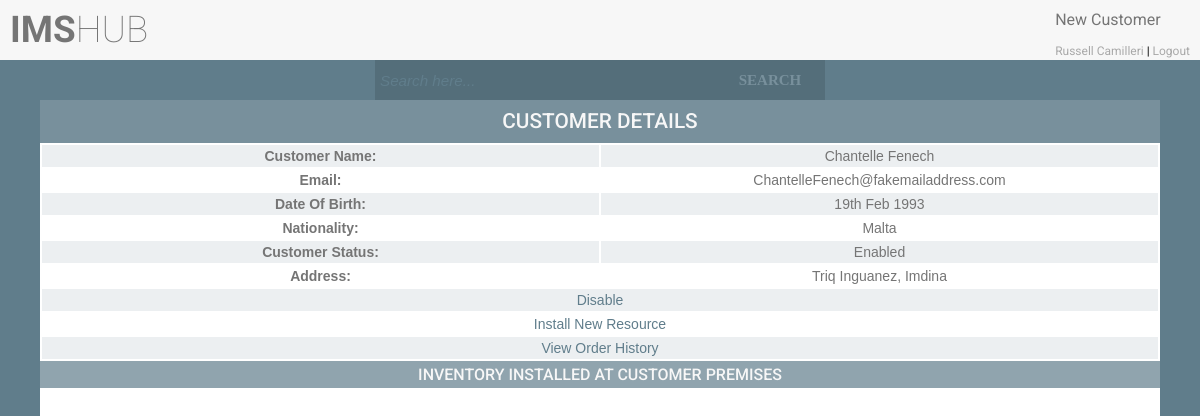
The page /viewCustomerDetails.php?id=2 (signed in) on the database its author committed.
### tables this page shows
CREATE TABLE `users` (
  `uid` int(11) NOT NULL AUTO_INCREMENT,
  `name` varchar(50) NOT NULL,
  `surname` varchar(50) NOT NULL,
  `email` varchar(50) NOT NULL,
  `username` varchar(30) NOT NULL,
  `password` varchar(100) NOT NULL,
  `salt` varchar(32) NOT NULL,
  `user_type_id` int(11) NOT NULL,
  `user_status_id` int(11) NOT NULL,
  `resource_location_id` int(11) DEFAULT NULL,
  PRIMARY KEY (`uid`),
  UNIQUE KEY `uq_email` (`email`),
  UNIQUE KEY `uq_username` (`username`),
  KEY `fk_user_type_id` (`user_type_id`),
  KEY `fk_user_status_id` (`user_status_id`),
  CONSTRAINT `fk_user_status_id` FOREIGN KEY (`user_status_id`) REFERENCES `user_statuses` (`user_status_id`),
  CONSTRAINT `fk_user_type_id` FOREIGN KEY (`user_type_id`) REFERENCES `user_types` (`user_type_id`)
);

CREATE TABLE `customer_accounts` (
  `customer_account_id` int(11) NOT NULL AUTO_INCREMENT,
  `customer_name` varchar(50) NOT NULL,
  `customer_surname` varchar(50) NOT NULL,
  `customer_email` varchar(100) NOT NULL,
  `customer_dob` date NOT NULL,
  `street_id` int(11) NOT NULL,
  `town_id` int(11) NOT NULL,
  `nationality_id` int(11) NOT NULL,
  `customer_account_status_id` int(11) NOT NULL,
  PRIMARY KEY (`customer_account_id`),
  UNIQUE KEY `uq_customer_email` (`customer_email`),
  KEY `fk_nationality_id` (`nationality_id`),
  KEY `fk_customer_account_status_id` (`customer_account_status_id`),
  KEY `ix_name` (`customer_name`),
  KEY `ix_surname` (`customer_surname`),
  KEY `fk_street_id_idx` (`street_id`),
  CONSTRAINT `fk_customer_account_status_id` FOREIGN KEY (`customer_account_status_id`) REFERENCES `customer_account_statuses` (`customer_account_status_id`),
  CONSTRAINT `fk_nationality_id` FOREIGN KEY (`nationality_id`) REFERENCES `nationalities` (`nationality_id`)
);

CREATE TABLE `nationalities` (
  `nationality_id` int(11) NOT NULL AUTO_INCREMENT,
  `nationality` varchar(50) NOT NULL,
  PRIMARY KEY (`nationality_id`),
  UNIQUE KEY `uq_nationality` (`nationality`)
);

CREATE TABLE `customer_account_statuses` (
  `customer_account_status_id` int(11) NOT NULL AUTO_INCREMENT,
  `customer_account_status` varchar(50) NOT NULL,
  PRIMARY KEY (`customer_account_status_id`),
  UNIQUE KEY `uq_customer_account_status` (`customer_account_status`)
);

### classes/config.php (called while the page is built)
<?php
class config
{
    public static function get($path = null)
    {
        if ($path) {
            $config = $GLOBALS['config'];
            $path = explode('/', $path);
            foreach ($path as $bit) {
                if (isset($config[$bit])) {
                    $config = $config[$bit];
                }
            }
            return $config;
        }
        return false;
    }
}

### classes/db.php (called while the page is built, shortened)
<?php
class db
{
    private static $_instance = null;
    private $_pdo,
            $_query,
            $_error = false,
            $_results,
            $_count = 0;
    private function __construct()
    {
        try {
            $this->_pdo = new PDO('mysql:host=' . config::get('mysql/host') . ';dbname=' . config::get('mysql/db'), config::get('mysql/username'), config::get('mysql/password'));
        } catch (PDOException $e) {
            die($e->getMessage());
        }
    }
    public static function getInstance()
    {
        if (!isset(self::$_instance)) {
            self::$_instance = new db();
        }
        return self::$_instance;
    }
    public function query($sql, $params = array())
    {
        $this->_error = false;
        if ($this->_query = $this->_pdo->prepare($sql)) {
            $x = 1;
            if (count($params)) {
                foreach ($params as $param) {
                    $this->_query->bindValue($x, $param);
                    $x++;
                }
            }
            if ($this->_query->execute()) {
                $this->_results = $this->_query->fetchAll(PDO::FETCH_OBJ);
                $this->_count = $this->_query->rowCount();
            } else {
                $this->_error = true;
            }
        }
        return $this;
    }
    public function action($action, $table, $where = array()){
        if (count($where) === 3) {
            $operators = array('=', '>', '<', '>=', '<=');
            $field      = $where[0];
            $operator   = $where[1];
            $value      = $where[2];
            if (in_array($operator, $operators)) {
                $sql = "{$action} from {$table} where {$field} {$operator} ?";
                if (!$this->query($sql, array($value))->error()) {
                    return $this;
                }
            }
        }
        return false;
    }
    public function get($table, $where){
        return $this->action('select *', $table, $where);
    }
    public function results()
    {
        return $this->_results;
    }
    public function first(){
        return $this->results()[0];
    }
    public function error()
    {
        return $this->_error;
    }
    public function count()
    {
        return $this->_count;
    }
}

### Classes/user.php (called while the page is built, shortened)
<?php
class user
{
    private $_db,
            $_data,
            $_sessionName,
            $_cookieName,
            $_isLoggedIn,
            $_profile,
            $_usersList;
    public function __construct($user = null){
        $this->_db = db::getInstance();
        $this->_sessionName = config::get('session/session_name');
        if (!$user){
            if (session::exists($this->_sessionName)){
                $user = session::get($this->_sessionName);
                if ($this->find($user)){
                    $this->_isLoggedIn = true;
                } else {
                }
            }
        } else {
            $this->find($user);
        }
    }
    public function find($user = null){
        if ($user) {
            $field = (is_numeric($user)) ? 'uid' : 'username';
            $data = $this->_db->get('users', array($field, '=', $user));
            if ($data->count()){
                $this->_data = $data->first();
                return true;
            }
        }
        return false;
    }
    public function hasPermission($key){
        $type = $this->_db->get('user_types', array('user_type_id', '=', $this->data()->user_type_id));
        if ($type->count()){
            $permissions = json_decode($type->first()->user_permissions, true);
            if (isset($permissions[$key]) == true){
                return true;
            }
        }
        return false;
    }
    public function data(){
        return $this->_data;
    }
    public function isLoggedIn(){
        return $this->_isLoggedIn;
    }
}

### classes/session.php (called while the page is built, shortened)
<?php
class session
{
    public static function exists($name){
        return (isset($_SESSION[$name])) ? true : false;
    }
    public static function get($name){
        return $_SESSION[$name];
    }
}

### functions/sanitize.php (called while the page is built)
<?php
function escape($string){
    return htmlentities($string, ENT_QUOTES, 'UTF-8');
}

### classes/customer.php (the view, shortened to what this page needs)
<?php
class customer
{
    private $_db,
        $_data;
    public function __construct($user = null){
        $this->_db = db::getInstance();
    }
            ?>
            <?php
    public function getCustomerDetails($customerId){
        $sql = "SELECT
                    CONCAT(ca.customer_name,
                            ' ',
                            ca.customer_surname) AS fullName,
                    ca.customer_email,
                    DATE_FORMAT(ca.customer_dob, '%D %b %Y') AS customer_dob,
                    n.nationality,
                    ca.customer_account_status_id,
                    cas.customer_account_status,
                    CONCAT(s.street_name, ', ', t.town_name) AS address
                FROM
                    ims.customer_accounts ca
                        INNER JOIN
                    ims.nationalities n ON ca.nationality_id = n.nationality_id
                        INNER JOIN
                    ims.customer_account_statuses cas ON ca.customer_account_status_id = cas.customer_account_status_id
                        INNER JOIN
                    ims.towns t ON ca.town_id = t.town_id
                        INNER JOIN
                    ims.streets s ON ca.street_id = s.street_id
                WHERE
                    ca.customer_account_id = {$customerId}";
        $get = $this->_db->query($sql);
        if (!$get->count()) {
            echo 'could not get data';
        } else {
            foreach ($get->results() as $c) {
                $fullName = escape($c->fullName);
                $email = escape($c->customer_email);
                $dob = escape($c->customer_dob);
                $nationality = escape($c->nationality);
                $customerStatusId = escape($c->customer_account_status_id);
                $customerStatus = escape($c->customer_account_status);
                $address = escape($c->address);
            }
            ?>
            <div class="separator">
                <h1>Customer Details</h1>
            </div>
            <table class="ctable">
                <tr>
                    <td><b>Customer Name: </b></td>
                    <td><?php echo $fullName; ?></td>
                </tr>
                <tr>
                    <td><b>Email: </b></td>
                    <td><?php echo $email; ?></td>
                </tr>
                <tr>
                    <td><b>Date Of Birth: </b></td>
                    <td><?php echo $dob; ?></td>
                </tr>
                <tr>
                    <td><b>Nationality: </b></td>
                    <td><?php echo $nationality; ?></td>
                </tr>
                <tr>
                    <td><b>Customer Status: </b></td>
                    <td><?php echo $customerStatus; ?></td>
                </tr>
                <tr>
                    <td><b>Address: </b></td>
                    <td><?php echo $address; ?></td>
                </tr>
                <?php
                $user = new user();
                    ?>
                <?php
                if ($customerStatusId == 1){
                    if ($user->hasPermission('changeCustomerStatus') || $user->hasPermission('allAccess')) {
                        ?>
                        <tr>
                            <td colspan="2"><a href="changeCustomerStatus.php?id=<?php echo $customerId; ?>&statusId=2">Disable</a></td>
                        </tr>
                        <?php
                    }
                }
                ?>
                <tr>
                    <td colspan="2"><a href="viewCustomerDetails.php?id=<?php echo $customerId; ?>&installResource">Install New Resource</a></td>
                </tr>
                <tr>
                    <td colspan="2"><a href="viewOrders.php?id=<?php echo $customerId; ?>">View Order History</a></td>
                </tr>
            </table>
            <?php
        }
    }
    public function getInventoryCPE($customerId) {
        ?>
        <div class="separator">
            <h2>Inventory installed at customer premises</h2>
        </div>
            <?php
    }
}

### header.php (shortened to what this page needs)
<?php
$user = new user();
if ($user->isLoggedIn()) {
    $name = escape($user->data()->name);
    $surname = escape($user->data()->surname);
    ?>
    <!DOCTYPE html>
    <html>
    <head>
        <link rel='stylesheet prefetch'
              href='http://ajax.googleapis.com/ajax/libs/jqueryui/1.11.2/themes/smoothness/jquery-ui.css'>
        <link rel="stylesheet" href="//code.jquery.com/ui/1.12.1/themes/base/jquery-ui.css">
        <link rel="stylesheet" href="css/style.css">
    </head>
    <body>
    <div class="width-height">
        <div class="fixheader">
            <div class="header">
                <div class="logo">
                    <?php
                    if ($user->hasPermission('access') || $user->hasPermission('allAccess')) {
                        echo '<h1 class="header-heading"><a href="main.php"><strong>IMS</strong>HUB</a></h1>';
                    }
                    ?>
                </div>
                <div class="menu">
                    <ul class="nav">
                        <?php
                        if ($user->hasPermission('newCustomer') || $user->hasPermission('allAccess')) {
                            echo '<li><a href="newCustomer.php">New Customer</a></li>';
                        }
                        if ($user->hasPermission('access') || $user->hasPermission('allAccess')) {
                            echo '<br><div  class="user">
                                    <a href="profile.php">' . $name . ' ' . $surname . '</a>
                                    |
                                    <a href="logout.php">Logout</a>
                                  </div>';
                        }
                        ?>
                    </ul>
                </div>
            </div>
            <div class="nav-bar">
                <div class="search">
                    <?php
                    if ($user->hasPermission('search') || $user->hasPermission('allAccess')) {
                    ?>
                        <form action="search.php" method="post" class="form-wrapper cf">
                            <input type="text" name="search" placeholder="Search here..." autocomplete="off" required="required">
                            <button type="submit">Search</button>
                        </form>
                    <?php
                    }
                    ?>
                </div>
            </div>
        </div>
    </body>
    </html>
    <?php
} else {
    $hash = new hash();
    redirect::to('index.php?' . hash::sha256('nologin' . $hash->getSalt()));
}
?>

### rows shown on the page
users: name "Russell", surname "Camilleri"
customer_accounts: customer_email "ChantelleFenech@fakemailaddress.com", nationality.nationality "Malta", customer_account_status.customer_account_status "Enabled"

### other values the page prints
$fullName "Chantelle Fenech"
$dob "19th Feb 1993"
$address "Triq Inguanez, Imdina"
